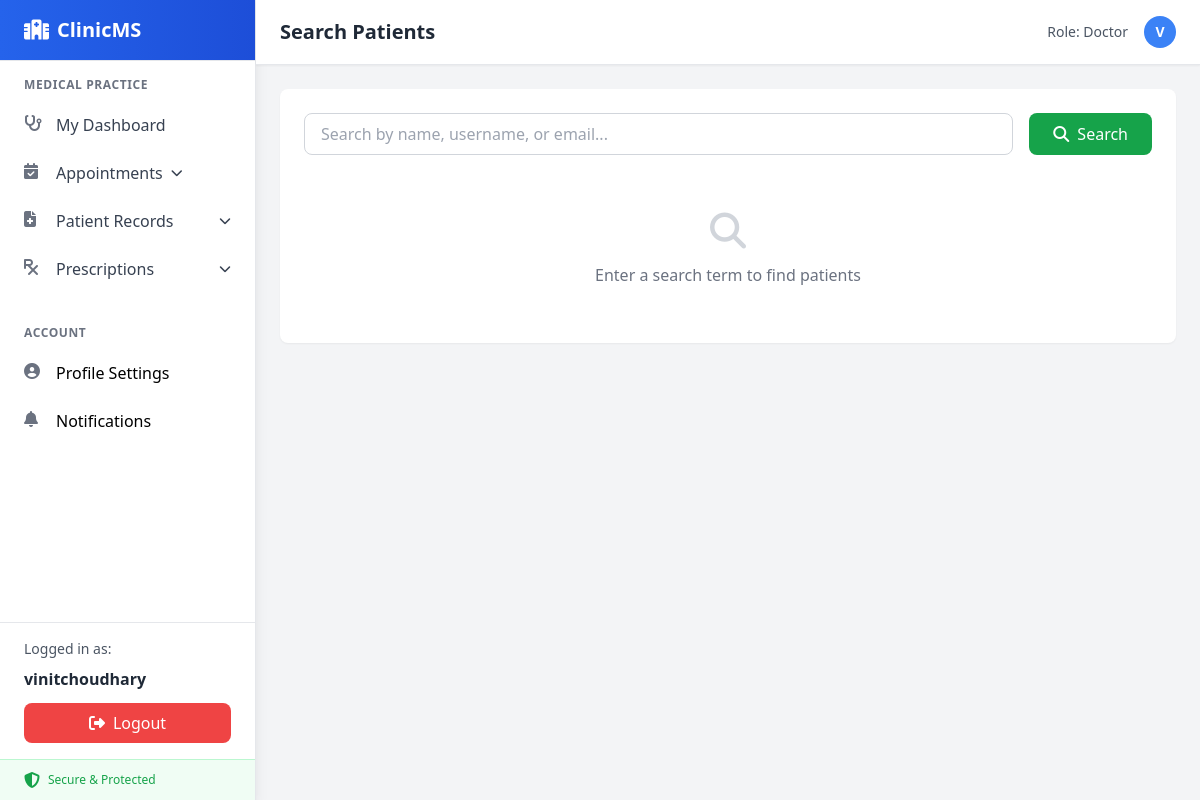
Page /doctor/patients/search/ (signed in) on the committed database.
### users/models.py (models this page shows, shortened)
class User(AbstractUser):
    ROLE_CHOICES = [
        ('admin', 'Admin'),
        ('doctor', 'Doctor'),
        ('patient', 'Patient'),
    ]
    role = models.CharField(max_length=10, choices=ROLE_CHOICES, default="patient")
    specialization = models.CharField(max_length=100, blank=True, null=True)  # Only for doctors

### users/views.py (the view, shortened to what this page needs)
# urls.py: path("doctor/patients/search/", user_views.doctor_patients_search, name="doctor_patients_search"),
@login_required
def doctor_patients_search(request):
    if request.user.role != 'doctor':
        messages.error(request, "Access denied.")
        return redirect('dashboard_doctor')
    query = request.GET.get('q', '')
    results = []
    context = {
        'query': query,
        'results': results,
        'results_count': len(results) if results else 0
    }
    return render(request, 'users/patient_search.html', context)

### users/templates/users/patient_search.html (shortened to what this page needs)
{% extends "base.html" %}
{% block header %}Search Patients{% endblock %}
{% block content %}
<div class="space-y-6">
  <div class="bg-white rounded-lg shadow-sm p-6">
    <form method="GET" class="mb-6">
      <div class="flex space-x-4">
        <input type="text" name="q" value="{{ query }}"
               placeholder="Search by name, username, or email..."
               class="flex-1 px-4 py-2 border border-gray-300 rounded-lg focus:ring-2 focus:ring-green-500 focus:border-green-500">
        <button type="submit" class="px-6 py-2 bg-green-600 text-white rounded-lg hover:bg-green-700">
          <i class="fa-solid fa-search mr-2"></i>Search
        </button>
      </div>
    </form>
    {% if results %}
      <div class="space-y-3">
        {% for patient in results %}
          <div class="flex items-center justify-between p-4 border rounded-lg hover:bg-gray-50">
            <div class="flex items-center space-x-4">
              <div class="w-10 h-10 bg-purple-100 rounded-full flex items-center justify-center">
                <span class="text-purple-600 font-semibold">{{ patient.username|first|upper }}</span>
              </div>
              <div>
                <div class="font-medium">{{ patient.get_full_name|default:patient.username }}</div>
                <div class="text-sm text-gray-600">{{ patient.email|default:"No email" }}</div>
                <div class="text-xs text-gray-500">{{ patient.total_appointments }} visits</div>
              </div>
            </div>
            <div class="flex space-x-2">
              <a href="{% url 'appointments:patient_record' patient.id %}" class="text-green-600 hover:text-green-700">
                <i class="fa-solid fa-file-medical"></i>
              </a>
            </div>
          </div>
        {% endfor %}
      </div>
    {% elif query %}
      <div class="text-center py-8">
        <i class="fa-solid fa-search text-4xl text-gray-300 mb-3"></i>
        <p class="text-gray-500">No patients found matching "{{ query }}"</p>
      </div>
    {% else %}
      <div class="text-center py-8">
        <i class="fa-solid fa-search text-4xl text-gray-300 mb-3"></i>
        <p class="text-gray-500">Enter a search term to find patients</p>
      </div>
    {% endif %}
  </div>
</div>
{% endblock %}

### users/templates/base.html (shortened to what this page needs)
<!DOCTYPE html>
<html lang="en">
  <head>
    <script src="https://cdn.tailwindcss.com"></script>
  </head>
  <body class="bg-gray-100 font-sans">
    <div class="flex h-screen">
      <aside class="w-64 bg-white shadow-lg border-r border-gray-200 flex flex-col">
        <div class="px-6 py-4 border-b border-gray-200 bg-gradient-to-r from-blue-600 to-blue-700">
          <div class="flex items-center space-x-2 text-white">
            <i class="fa-solid fa-hospital text-xl"></i>
            <span class="text-xl font-bold">ClinicMS</span>
          </div>
        </div>
        <nav class="flex-1 overflow-y-auto">
          <ul class="py-2">
            {% if user.is_authenticated %}
              {% if user.role == "admin" %}
                <li class="px-6 py-2 text-xs font-semibold text-gray-500 uppercase tracking-wider">Administration</li>
                <li>
                  <a href="{% url 'dashboard_admin' %}" class="flex items-center px-6 py-3 text-gray-700 hover:bg-gray-50 hover:text-blue-600 transition-colors duration-200">
                    <i class="fa-solid fa-tachometer-alt w-5 h-5 mr-3 text-gray-500"></i>
                    <span>Dashboard</span>
                  </a>
                </li>
                <li>
                  <a href="/admin/" class="flex items-center px-6 py-3 text-gray-700 hover:bg-gray-50 hover:text-blue-600 transition-colors duration-200">
                    <i class="fa-solid fa-user-gear w-5 h-5 mr-3 text-gray-500"></i>
                    <span>Admin Panel</span>
                    <span class="ml-auto bg-blue-500 text-white text-xs px-2 py-1 rounded-full">NEW</span>
                  </a>
                </li>
                <li class="nav-group">
                  <a href="#" class="nav-group-toggle flex items-center px-6 py-3 text-gray-700 hover:bg-gray-50 hover:text-blue-600 transition-colors duration-200" onclick="toggleDropdown(this, event)">
                    <i class="fa-solid fa-users w-5 h-5 mr-3 text-gray-500"></i>
                    <span>User Management</span>
                    <i class="fa-solid fa-chevron-down ml-auto text-xs transition-transform duration-200"></i>
                  </a>
                  <ul class="nav-group-items hidden bg-gray-50">
                    <li>
                      <a href="#" class="flex items-center px-6 py-2 pl-12 text-sm text-gray-600 hover:text-blue-600 transition-colors duration-200">
                        <span class="w-2 h-2 bg-gray-400 rounded-full mr-3"></span>
                        <span>Manage Doctors</span>
                      </a>
                    </li>
                    <li>
                      <a href="#" class="flex items-center px-6 py-2 pl-12 text-sm text-gray-600 hover:text-blue-600 transition-colors duration-200">
                        <span class="w-2 h-2 bg-gray-400 rounded-full mr-3"></span>
                        <span>Manage Patients</span>
                      </a>
                    </li>
                  </ul>
                </li>
                <li>
                  <a href="#" class="flex items-center px-6 py-3 text-gray-700 hover:bg-gray-50 hover:text-blue-600 transition-colors duration-200">
                    <i class="fa-solid fa-chart-bar w-5 h-5 mr-3 text-gray-500"></i>
                    <span>Analytics</span>
                  </a>
                </li>
              {% elif user.role == "doctor" %}
                <li class="px-6 py-2 text-xs font-semibold text-gray-500 uppercase tracking-wider">Medical Practice</li>
                <li>
                  <a href="{% url 'dashboard_doctor' %}" class="flex items-center px-6 py-3 text-gray-700 hover:bg-gray-50 hover:text-green-600 transition-colors duration-200">
                    <i class="fa-solid fa-stethoscope w-5 h-5 mr-3 text-gray-500"></i>
                    <span>My Dashboard</span>
                  </a>
                </li>
                <li class="nav-group">
                  <a href="#" class="nav-group-toggle flex items-center px-6 py-3 text-gray-700 hover:bg-gray-50 hover:text-green-600 transition-colors duration-200" onclick="toggleDropdown(this, event)">
                    <i class="fa-solid fa-calendar-check w-5 h-5 mr-3 text-gray-500"></i>
                    <span>Appointments</span>
                    <i class="fa-solid fa-chevron-down ml-2 text-xs transition-transform duration-200"></i>
                  </a>
                </li>
                <li class="nav-group">
                  <a href="#" class="nav-group-toggle flex items-center px-6 py-3 text-gray-700 hover:bg-gray-50 hover:text-green-600 transition-colors duration-200" onclick="toggleDropdown(this, event)">
                    <i class="fa-solid fa-file-medical w-5 h-5 mr-3 text-gray-500"></i>
                    <span>Patient Records</span>
                    <i class="fa-solid fa-chevron-down ml-auto text-xs transition-transform duration-200"></i>
                  </a>
                </li>
                <li class="nav-group">
                  <a href="#" class="nav-group-toggle flex items-center px-6 py-3 text-gray-700 hover:bg-gray-50 hover:text-green-600 transition-colors duration-200" onclick="toggleDropdown(this, event)">
                    <i class="fa-solid fa-prescription w-5 h-5 mr-3 text-gray-500"></i>
                    <span>Prescriptions</span>
                    <i class="fa-solid fa-chevron-down ml-auto text-xs transition-transform duration-200"></i>
                  </a>
                </li>
              {% endif %}
              <li class="px-6 py-2 text-xs font-semibold text-gray-500 uppercase tracking-wider mt-6">Account</li>
              {% if user.role == "doctor" %}
                <li>
                  <a href="{% url 'doctor_profile' %}" class="flex items-center px-6 py-3 ...">
                    <i class="fa-solid fa-user-circle w-5 h-5 mr-3 text-gray-500"></i>
                    <span>Profile Settings</span>
                  </a>
                </li>
                <li>
                  <a href=" #" id="notification-link" class="flex items-center px-6 py-3 ...">
                    <i class="fa-solid fa-bell w-5 h-5 mr-3 text-gray-500"></i>
                    <span>Notifications</span>
                  </a>
                </li>
              {% endif %}
            {% endif %}
          </ul>
        </nav>
        <div class="border-t border-gray-200 mt-auto">
          {% if user.is_authenticated %}
            <div class="px-6 py-4">
              <div class="text-sm text-gray-600 mb-2">Logged in as:</div>
              <div class="font-semibold text-gray-800 mb-3">{{ user.username }}</div>
              <a
                href="{% url 'logout' %}"
                class="flex items-center justify-center w-full bg-red-500 hover:bg-red-600 text-white py-2 px-4 rounded-lg transition-colors duration-200"
              >
                <i class="fa-solid fa-sign-out-alt mr-2"></i>
                Logout
              </a>
            </div>
          {% endif %}
          <div class="px-6 py-3 bg-green-50 border-t border-green-200">
            <div class="flex items-center text-green-600">
              <i class="fa-solid fa-shield-alt w-4 h-4 mr-2"></i>
              <span class="text-xs font-medium">Secure & Protected</span>
            </div>
          </div>
        </div>
      </aside>
      <main class="flex-1 flex flex-col">
        <header class="bg-white shadow-sm border-b border-gray-200 px-6 py-4 flex justify-between items-center">
          <h1 class="text-xl font-semibold text-gray-800">
            {% block header %}{% endblock %}
          </h1>
          {% if user.is_authenticated %}
          <div class="flex items-center space-x-4">
            <span class="text-sm text-gray-600">Role: {{ user.role|title }}</span>
            <div class="w-8 h-8 bg-blue-500 rounded-full flex items-center justify-center">
              <span class="text-white text-sm font-semibold">{{ user.username|first|upper }}</span>
            </div>
          </div>
          {% endif %}
        </header>
        <div class="flex-1 overflow-y-auto p-6">
          {% block content %}{% endblock %}
        </div>
      </main>
    </div>
  </body>
</html>

### rows in the picture
User: username "vinitchoudhary", role "Doctor", username|first "V"
